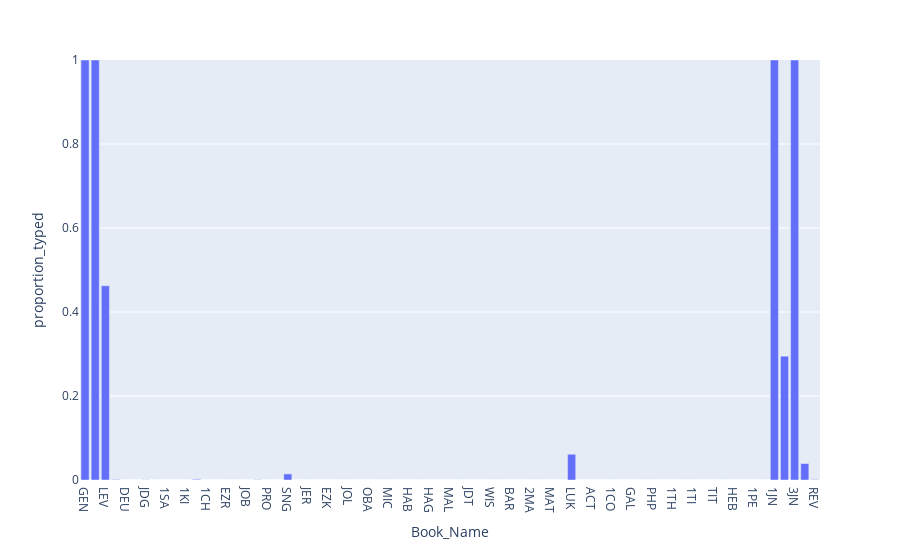

Notebook code cell kept with this figure:
### Code cell
fig_proportion_of_each_book_typed = px.bar(df_characters_typed_by_book, 
x = 'Book_Name', y = 'proportion_typed')
fig_proportion_of_each_book_typed.update_yaxes(range = [0, 1]) # Setting
# the maximum y value as 1 better demonstrates how much of the Bible
# has been typed so far
fig_proportion_of_each_book_typed.write_html(
    'Analyses/proportion_of_each_book_typed.html')
fig_proportion_of_each_book_typed.write_image(
    'Analyses/proportion_of_each_book_typed.png', 
    width = 1920, height = 1080, engine = 'kaleido', scale = 2)
fig_proportion_of_each_book_typed

### Figure 1 — Plotly figure (JSON) as saved in the notebook; plotly's stock layout.template omitted (floating-point values rounded to 4 significant figures)
{"data": [{"alignmentgroup": "True", "hovertemplate": "Book_Name=%{x}<br>proportion_typed=%{y}<extra></extra>", "legendgroup": "", "marker": {"color": "#636efa", "pattern": {"shape": ""}}, "name": "", "offsetgroup": "", "orientation": "v", "showlegend": false, "textposition": "auto", "type": "bar", "x": ["GEN", "EXO", "LEV", "NUM", "DEU", "JOS", "JDG", "RUT", "1SA", "2SA", "1KI", "2KI", "1CH", "2CH", "EZR", "NEH", "JOB", "PSA", "PRO", "ECC", "SNG", "ISA", "JER", "LAM", "EZK", "HOS", "JOL", "AMO", "OBA", "JON", "MIC", "NAM", "HAB", "ZEP", "HAG", "ZEC", "MAL", "TOB", "JDT", "ESG", "WIS", "SIR", "BAR", "1MA", "2MA", "DAG", "MAT", "MRK", "LUK", "JHN", "ACT", "ROM", "1CO", "2CO", "GAL", "EPH", "PHP", "COL", "1TH", "2TH", "1TI", "2TI", "TIT", "PHM", "HEB", "JAS", "1PE", "2PE", "1JN", "2JN", "3JN", "JUD", "REV"], "xaxis": "x", "y": [1, 1, 0.4624, 0.00122, 0, 0, 0.000407, 0, 0, 0, 0, 0.001661, 0, 0, 0, 0, 0, 0.0006044, 0, 0, 0.01447, 0, 0, 0, 0, 0, 0, 0, 0, 0, 0, 0, 0, 0, 0, 0, 0, 0, 0, 0, 0, 0, 0, 0, 0, 0, 0, 0, 0.0613, 0, 0, 0, 0, 0, 0, 0, 0, 0, 0, 0, 0, 0, 0, 0, 0, 0, 0, 0, 1, 0.2949, 1, 0.0393, 0.00109], "yaxis": "y"}], "layout": {"barmode": "relative", "legend": {"tracegroupgap": 0}, "margin": {"t": 60}, "xaxis": {"anchor": "y", "domain": [0, 1], "title": {"text": "Book_Name"}}, "yaxis": {"anchor": "x", "domain": [0, 1], "range": [0, 1], "title": {"text": "proportion_typed"}}}}
